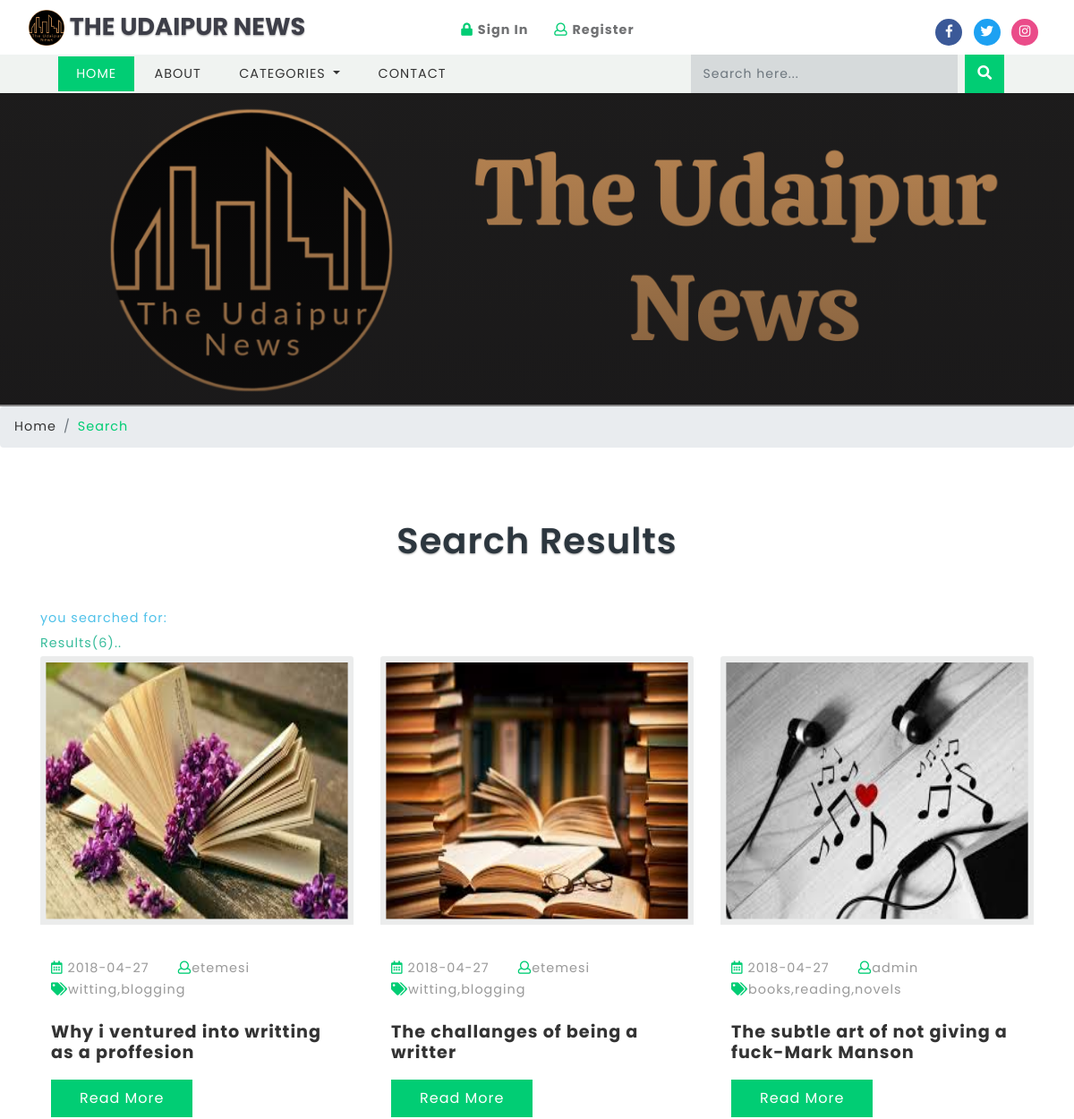
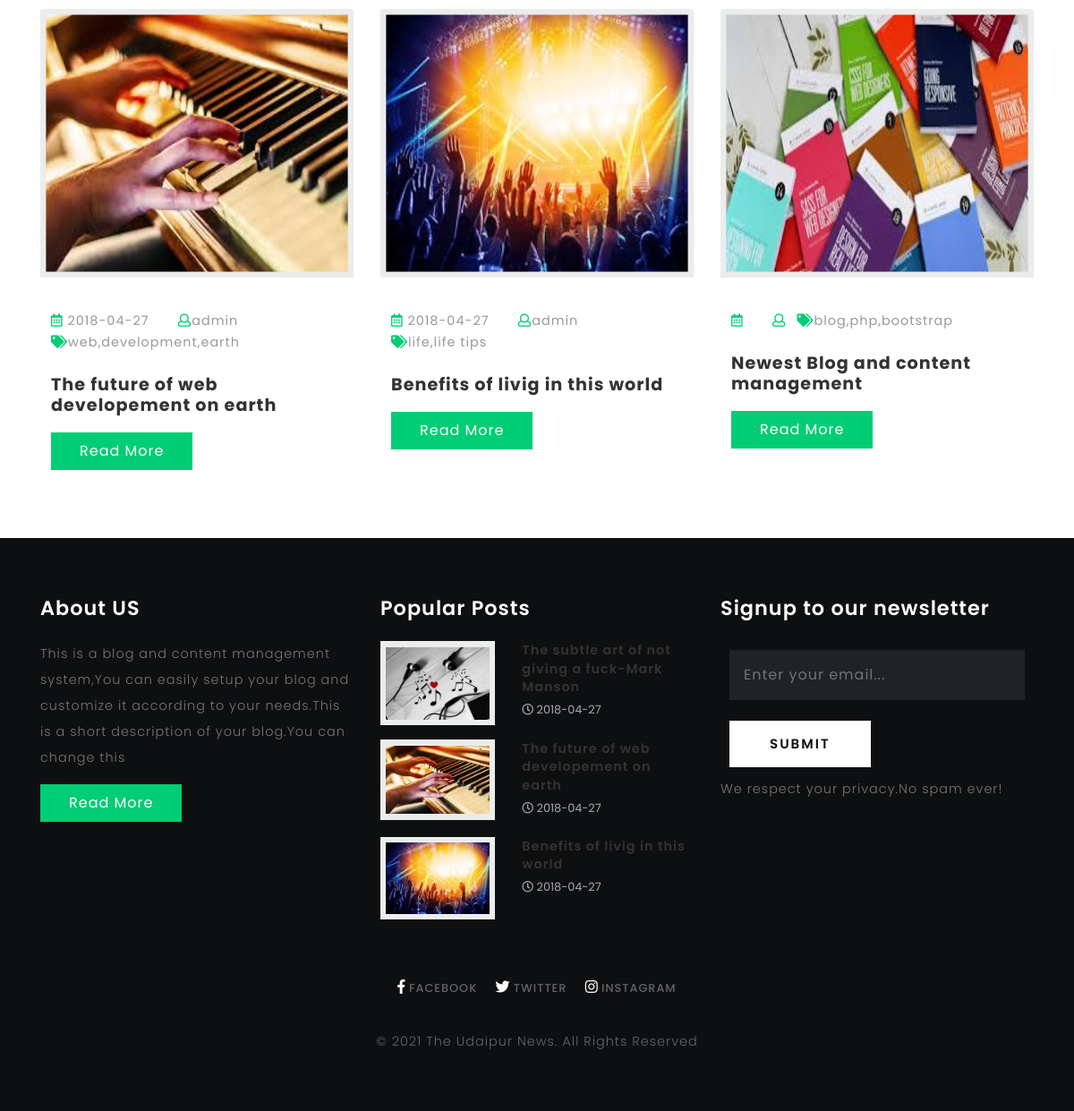
Screenshot of /search.php with the database file from the repository (2 pictures, top to bottom).
### tables this page shows
CREATE TABLE `titles` (
  `id` int(10) UNSIGNED NOT NULL,
  `website_name` varchar(40) DEFAULT NULL,
  `tagline` varchar(40) DEFAULT NULL,
  `icon` varchar(40) DEFAULT NULL,
  `keywords` varchar(220) DEFAULT NULL,
  `short_description` varchar(200) DEFAULT NULL,
  `bannertext1` varchar(150) DEFAULT NULL,
  `bannertext2` varchar(150) DEFAULT NULL,
  `bannertext3` varchar(150) DEFAULT NULL,
  `bannertext4` varchar(150) DEFAULT NULL,
  `detailed_description` text DEFAULT NULL,
  `address` varchar(40) DEFAULT NULL,
  `email` varchar(80) DEFAULT NULL,
  `phone` varchar(40) DEFAULT NULL,
  `googlemap` varchar(255) DEFAULT NULL
);

CREATE TABLE `blogs` (
  `id` int(10) UNSIGNED NOT NULL,
  `title` varchar(190) NOT NULL,
  `tags` varchar(40) NOT NULL,
  `content` text NOT NULL,
  `photo` varchar(50) NOT NULL,
  `posted` varchar(40) NOT NULL,
  `date` date DEFAULT NULL,
  `author` varchar(40) DEFAULT NULL,
  `category` varchar(40) NOT NULL
);

### search.php (the view, shortened to what this page needs)
<?php require("libs/fetch_data.php");?>
<?php
require_once('database/db.php');
?>
<!DOCTYPE html>
<html lang="zxx">
<head>
	<title>Search|<?php getwebname("titles");?></title>
	<link href="css/bootstrap.css" rel='stylesheet' type='text/css' />
	<link rel="stylesheet" href="css/single.css">
	<link href="css/style.css" rel='stylesheet' type='text/css' />
	<link href="css/fontawesome-all.css" rel="stylesheet">
</head>
<body>
	<?php include("header.php");?>
	<?php
    $search_keyword = '';
    $sql = 'SELECT * FROM blogs WHERE title LIKE :keyword OR content LIKE :keyword  OR tags LIKE :keyword OR author LIKE :keyword ORDER BY id DESC ';
    $start=0;
    $limit=" limit " . $start . "," . ROW_PER_PAGE;
    $pagination_statement = $pdo_conn->prepare($sql);
    $pagination_statement->bindValue(':keyword', '%' . $search_keyword . '%', PDO::PARAM_STR);
    $pagination_statement->execute();
    $row_count = $pagination_statement->rowCount();
    $query = $sql.$limit;
    $pdo_statement = $pdo_conn->prepare($query);
    $pdo_statement->bindValue(':keyword', '%' . $search_keyword . '%', PDO::PARAM_STR);
    $pdo_statement->execute();
    $result = $pdo_statement->fetchAll();
    ?>
	<div class="banner-inner">
	</div>
	<ol class="breadcrumb">
		<li class="breadcrumb-item">
			<a href="index.html">Home</a>
		</li>
		<li class="breadcrumb-item active">Search</li>
	</ol>
	<section class="main-content-w3layouts-agileits">
		<div class="container">
			<h3 class="tittle">Search Results</h3>
			<div class="inner-sec">
				<?php  if ($row_count==0) {
    						echo "<p style=color:#E9573F><b>sorry your search for:<u style=color:black>$search_keyword</u> returned zero results</b></p>";
    						echo "<p><b style=color:#4FC1E9>Suggestions<b><br>Your search item is not available on Our Website<br>Try being more specific with key words<br>Enter key word using title<br>Try search using category<br>Try again later<br></p>";
    						echo "<p><a href=\"http://www.google.com/search?q="
    						. $search_keyword . "\" target=\"_blank\" title=\"Look up
    						" . $search_keyword . " on Google\" style=color:#37BC9B>Click here</a> to try the
    						search on google</p>";
    					}
    					else{
    						echo "<p style=color:#4FC1E9><b>you searched for:<u style=color:black> $search_keyword</u></b></p>";
    						echo "<p style=color:#37BC9B><b>Results($row_count)..</b></p>";
    					}
    					?>
				<div class="left-blog-info-w3layouts-agileits text-left">
					<div class="row">
						<?php
    					if(!empty($result)) {
    						foreach($result as $row) {
                                ?>
						<div class="col-lg-4 card">
							<a href="single.php?id=<?php echo $row['id']; ?>">
								<img src="blogadmin/images/<?php echo $row['photo']; ?>" class="card-img-top img-fluid" alt="fantastic cms" style="width: 480px;height: 300px">
							</a>
							<div class="card-body">
								<ul class="blog-icons my-4">
									<li>
										<a href="#">
											<i class="far fa-calendar-alt"></i> <?php echo $row['date']; ?></a>
									</li>
									<li class="mx-2">
										<a href="#">
											<i class="far fa-user"></i><?php echo $row['author']; ?></a>
									</li>
									<li>
										<a href="#">
											<i class="fas fa-tags"></i><?php echo $row['tags']; ?></a>
									</li>
								</ul>
								<h5 class="card-title">
									<a href="single.php?id=<?php echo $row['id']; ?>"><?php echo $row['title']; ?></a>
								</h5>
								<a href="single.php?id=<?php echo $row['id']; ?>" class="btn btn-primary read-m">Read More</a>
							</div>
						</div>
						<?php
                                  }
                              }
                              ?>
					</div>
				</div>
			</div>
		</div>
	</section>
	<?php include("footer.php") ?>
</body>
</html>

### libs/fetch_data.php (shortened to what this page needs)
<?php
function getshortdescription($table){
	require("database/db_connect.php");
	$sql="SELECT * FROM $table ";
	if ($result=mysqli_query($con,$sql))
	{
		foreach ($result as $titles => $sdc) {
			echo ''.$sdc['short_description'].'';
		}
	}
}
function getwebname($table){
	require("database/db_connect.php");
	$sql="SELECT * FROM $table ";
	if ($result=mysqli_query($con,$sql))
	{
		foreach ($result as $titles => $blogname) {
			echo ''.$blogname['website_name'].'';
		}
	}
}
function getlinks($table,$platform){
	require("database/db_connect.php");
	$sql="SELECT * FROM $table ";
	if ($result=mysqli_query($con,$sql))
	{
		$rowcount=mysqli_num_rows($result);
		if ($rowcount==0) {
			echo '#';
		}
		foreach ($result as $link => $site) {
			if ($platform=="facebook") {
				echo ''.$site['facebook'].'';
			}
			elseif ($platform=="twitter") {
				echo ''.$site['twitter'].'';
			}
			elseif ($platform=="instagram") {
				echo ''.$site['instagram'].'';
			}
		}
	}
}
function getpopularposts($table){
	require("database/db_connect.php");
	$sql="SELECT * FROM $table ORDER BY count DESC LIMIT 3";
	if ($result=mysqli_query($con,$sql))
	{
		foreach ($result as $pagehits => $hits) {
			$storepage=$hits['page'];
			$sql="SELECT * FROM blogs WHERE title='$storepage'";
			if ($result=mysqli_query($con,$sql)) {
				foreach ($result as $allblogs => $specificblog) {
					echo '<div class="blog-grids row mb-3">
							<div class="col-md-5 blog-grid-left">
								<a href="single.php?id='.$specificblog['id'].'">
									<img src="blogadmin/images/'.$specificblog['photo'].'" class="img-fluid" alt="fantastic cms">
								</a>
							</div>
							<div class="col-md-7 blog-grid-right">
								<h5>
									<a href="single.php?id='.$specificblog['id'].'">'.$specificblog['title'].' </a>
								</h5>
								<div class="sub-meta">
									<span>
										<i class="far fa-clock"></i> '.$specificblog['date'].'</span>
								</div>
							</div>
						</div>';
				}
			}
		}
	}
}
?>

### css/single.css (style rules this page uses)
.card-body { padding: 12px; }
.tech-btm img { background: #fff; padding: 6px; }

### css/style.css (style rules this page uses)
html, body { margin: 0; font-size: 100%; font-family: 'Poppins', sans-serif; background: #fff; }
body a { text-decoration: none; transition: 0.5s all; -webkit-transition: 0.5s all; -moz-transition: 0.5s all; -o-transition: 0.5s all; -ms-transition: 0.5s all; }
h1, h2, h3, h4, h5, h6 { margin: 0; font-family: 'Poppins', sans-serif; letter-spacing:1px; }
p { margin: 0; font-size: 0.9em; color: #777777; line-height: 2em; letter-spacing: 1px; font-weight: 300; }
ul { margin: 0; padding: 0; }
a.btn.btn-primary.read-m { border-radius: 0; padding: 0.55em 2em; letter-spacing: 1px; background: #01cd74; border: none; }
h3.tittle { text-align: center; font-size: 2.5em; color: #2c363e; text-shadow: 0 1px 2px rgba(0, 0, 0, 0.37); font-weight: 600; }
.inner-sec { margin-top:3em; }
.bottom-slider,.main-content-w3layouts-agileits { padding: 5em 0; }
.blog-grid-top h3,.two-blog2 h3,h5.card-title { font-size: 1.2em; margin: 1.2em 0 1em 0; font-weight: 700; }
.blog-grid-top h3 a,.two-blog2 h3 a,h5.card-title a { color: #333333; }
ul.blog-icons li { display: inline-block; margin-right: 20px; list-style:none; }
ul.blog-icons a { font-size: 0.9em; letter-spacing: 1px; color: #999; }
ul.blog-icons i { color: #01cd74; }
.tech-btm img { background: #ebecec; padding: .4em; }
.tech-btm h5 { font-size: 0.9em; line-height: 1.4em; font-weight: 600; }
.tech-btm h5 a { color:#333; }
.sub-meta span { font-size: 0.8em; color: #a9abad; line-height: 2.5em; }
.banner-inner { background: -webkit-linear-gradient(rgba(23, 22, 23, 0.2), rgba(23, 22, 23, 0.5)), url(../images/banner4.png) no-repeat; background: -moz-linear-gradient(rgba(23, 22, 23, 0.2), rgba(23, 22, 23, 0.5)), url(../images/banner4.png) no-repeat; background: -ms-linear-gradient(rgba(23, 22, 23, 0.2), rgba(23, 22, 23, 0.5)), url(../images/banner4.png) no-repeat; background: linear-gradient(rgba(23, 22, 23, 0.2), rgba(23, 22, 23, 0.5)), url(../images/banner4.png) no-repeat; background-size: cover; min-height: 350px; width: 100%; }
li.breadcrumb-item { font-size: 0.9em; letter-spacing: 1px; }
li.breadcrumb-item a { color: #333; }
.breadcrumb-item.active { color: #01cd74; }
.card { border:none; }
.card-img-top { width: 100%; border: none; background: #ebecec; padding: .4em; }
.footer-grid-agileits-w3ls img { width:100%; }
@media (max-width:1440px) { .bottom-slider, .main-content-w3layouts-agileits, footer,.banner-bottom { padding: 4em 0; } }

### rows the page displays
titles: website_name "THE UDAIPUR NEWS", short_description "This is a blog and content management system,You can easily setup your blog and customize it according to your needs.This is a short description of your blog.You can change this", website_name "The Udaipur News"
blogs: photo (picture), date "2018-04-27", author "etemesi", tags "witting,blogging", title "Why i ventured into writting as a proffesion"
blogs: photo (picture), date "2018-04-27", author "etemesi", tags "witting,blogging", title "The challanges of being a writter"
blogs: photo (picture), date "2018-04-27", author "admin", tags "books,reading,novels", title "The subtle art of not giving a fuck-Mark Manson"
blogs: photo (picture), date "2018-04-27", author "admin", tags "web,development,earth", title "The future of web developement on earth"
blogs: photo (picture), date "2018-04-27", author "admin", tags "life,life tips", title "Benefits of livig in this world"
blogs: photo (picture), tags "blog,php,bootstrap", title "Newest Blog and content management"

### other values shown
$row_count "6"
